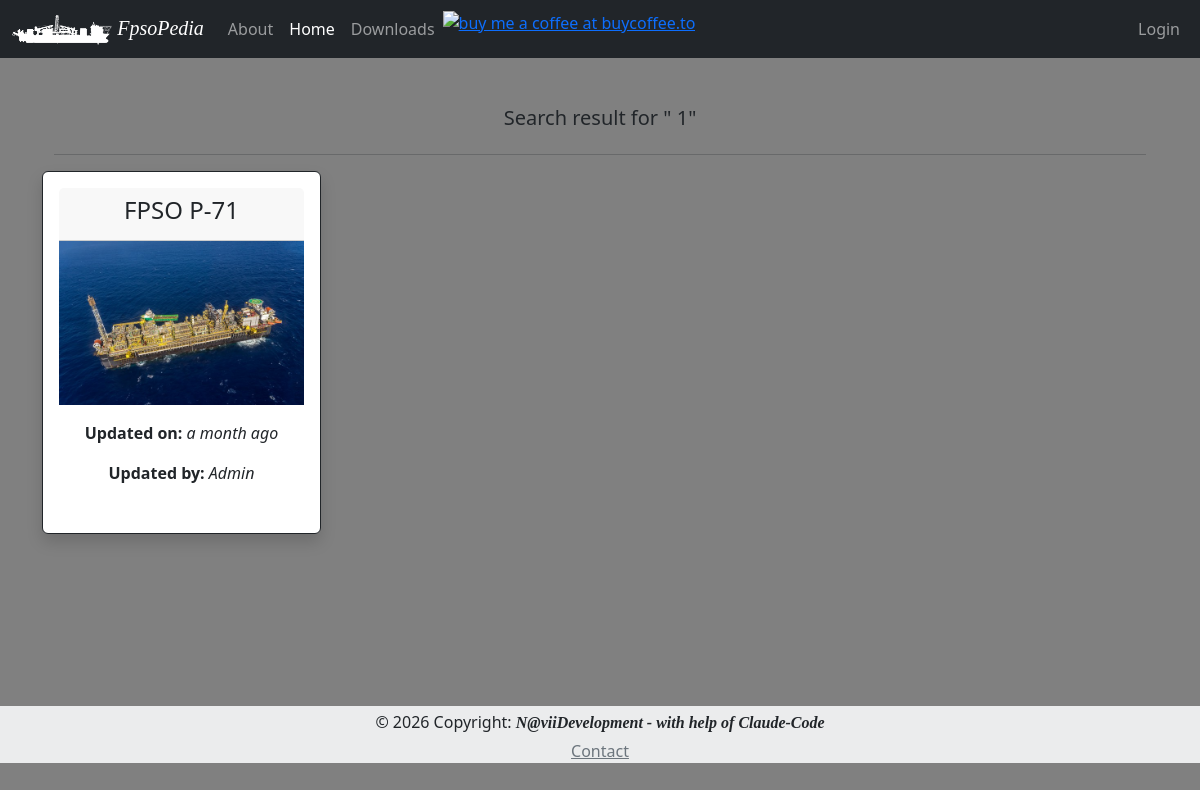
Page /search/1 on the committed database.
### App/models.py (models this page shows, shortened)
class Fpso(db.Model):
    id = db.Column(db.Integer, primary_key=True)
    fpso_owner = db.Column(db.String, index=True, default="None")
    timestamp = db.Column(db.DateTime, default=datetime.utcnow)
    fpso_name = db.Column(db.String, unique=True, index=True)
    fpso_basin = db.Column(db.String, default="None", nullable = True)
    fpso_img_name = db.Column(db.String, default="default_fpso_card")
    fpso_remarks = db.Column(db.String, default="None")
    fpso_psn_lat_deg = db.Column(db.String, nullable = True)
    fpso_psn_lat_min = db.Column(db.String, nullable = True)
    fpso_psn_lat_sec = db.Column(db.String, nullable = True)
    fpso_psn_lat_NS = db.Column(db.String, default="S", nullable = True)
    fpso_psn_long_deg = db.Column(db.String, nullable = True)
    fpso_psn_long_min = db.Column(db.String, nullable = True)
    fpso_psn_long_sec = db.Column(db.String, nullable = True)
    fpso_psn_long_WE = db.Column(db.String, default="W", nullable = True)
    fpso_hdg = db.Column(db.String, nullable = True)
    fpso_disch_rate = db.Column(db.String, nullable = True)
    fpso_vhf = db.Column(db.String, default="None", nullable = True)
    fpso_email_1 = db.Column(db.String, default="fpso@example.com", nullable = True)
    fpso_email_2 = db.Column(db.String, default="fpso@example.com", nullable = True)
    fpso_email_3 = db.Column(db.String, default="fpso@example.com", nullable = True)
    fpso_email_4 = db.Column(db.String, default="fpso@example.com", nullable = True)
    fpso_email_5 = db.Column(db.String, default="fpso@example.com", nullable = True)
    cargo_name = db.Column(db.String, nullable = True)
    cargo_API = db.Column(db.String, nullable = True)
    cargo_dens = db.Column(db.String, nullable = True)
    cargo_temp = db.Column(db.String, nullable = True)
    cargo_bsw = db.Column(db.String, nullable = True)
    cargo_line_displ_fwd = db.Column(db.String, nullable = True)
    cargo_Hose_Flush_fwd = db.Column(db.String, nullable = True)
    cargo_line_displ_aft = db.Column(db.String, nullable = True)
    cargo_Hose_Flush_aft = db.Column(db.String, nullable = True)
    cargo_info = db.Column(db.String, nullable = True)
    darps_ID_fwd = db.Column(db.String, nullable = True)
    darps_1_tdma_fwd = db.Column(db.String, nullable = True)
    darps_2_tdma_fwd = db.Column(db.String, nullable = True)
    darps_info_fwd = db.Column(db.String, nullable = True)
    darps_1_ts_fwd = db.Column(db.String, nullable = True)
    darps_2_ts_fwd= db.Column(db.String, nullable = True)
    darps_ID_aft = db.Column(db.String, nullable = True)
    darps_1_tdma_aft = db.Column(db.String, nullable = True)
    darps_2_tdma_aft = db.Column(db.String, nullable = True)
    darps_info_aft = db.Column(db.String, nullable = True)
    darps_1_ts_aft = db.Column(db.String, nullable = True)
    darps_2_ts_aft= db.Column(db.String, nullable = True)
    artemis_address_code_fwd = db.Column(db.String, nullable = True)
    artemis_freq_pair_fwd = db.Column(db.String, nullable = True)
    artemis_info_fwd = db.Column(db.String, nullable = True)
    fanbeam_info_fwd = db.Column(db.String, nullable = True)
    radius_info_fwd = db.Column(db.String, nullable = True)
    artemis_address_code_aft = db.Column(db.String, nullable = True)
    artemis_freq_pair_aft = db.Column(db.String, nullable = True)
    artemis_info_aft = db.Column(db.String, nullable = True)
    fanbeam_info_aft = db.Column(db.String, nullable = True)
    radius_info_aft = db.Column(db.String, nullable = True)
    remarks = db.relationship('Remark', backref='fpso', lazy='dynamic')

### App/routes.py (the view)
@app.route('/search/<fpso>', methods=['GET', 'POST'])
def search(fpso):
    form = SearchForm()
    search_FPSO = Fpso.query.filter(Fpso.fpso_name.like('%' + fpso + '%')).all()
    return render_template('search.html', fpso=search_FPSO, form=form, fp=fpso)

### App/templates/search.html (shortened to what this page needs)
{% extends "base.html" %}
{% set active_page = 'index' %}
{% block content %}
<div class="container">
    <div class="row justify-content-center">
        <h5>Search result for " {{ fp }}"</h5>
    </div>
    <hr>
    <div class="row">
        {% if fpso %}
            {% for fpso in fpso %}
                {% include '_fpso.html' %}
            {% endfor %}
        {% else %}
            <p class="text-center text-muted">There is no FPSO with this name. Try again!!!</p>
        {% endif %}
    </div>
</div>
{% endblock %}

### App/templates/_fpso.html (shortened to what this page needs)
{% set logo = fpso.fpso_img_name %}
<div class="card border-dark mb-3 col-12 col-lg-3 shadow p-3 bg-body rounded">
  <div class="card-header ">
    <h4>{{ fpso.fpso_name }}</h4>
  </div>
    <div class="row">
      <img src="{{ url_for('static', filename='img/{}.jpg'.format(logo)) }}" class="rounded float-start" alt="FPSO Image">
      <div class="col">
        <div class="card-body text-dark">
        <p class="card-text"><b>Updated on:</b> <em>{{ moment(fpso.timestamp).fromNow(refresh=True) }}</em></p>
        <p class="card-text"><b>Updated by:</b>  <em>{{ fpso.fpso_owner }}</em></p>
      </div>
    </div>
  </div>
</div>

### App/static/css/style.css (style rules this page uses)
body { background-color: gray; }

### rows in the picture
Fpso: fpso_name "FPSO P-71", fpso_img_name (picture), timestamp "a month ago", fpso_owner "Admin"

### other values in the picture
{{ fp }} "1"
